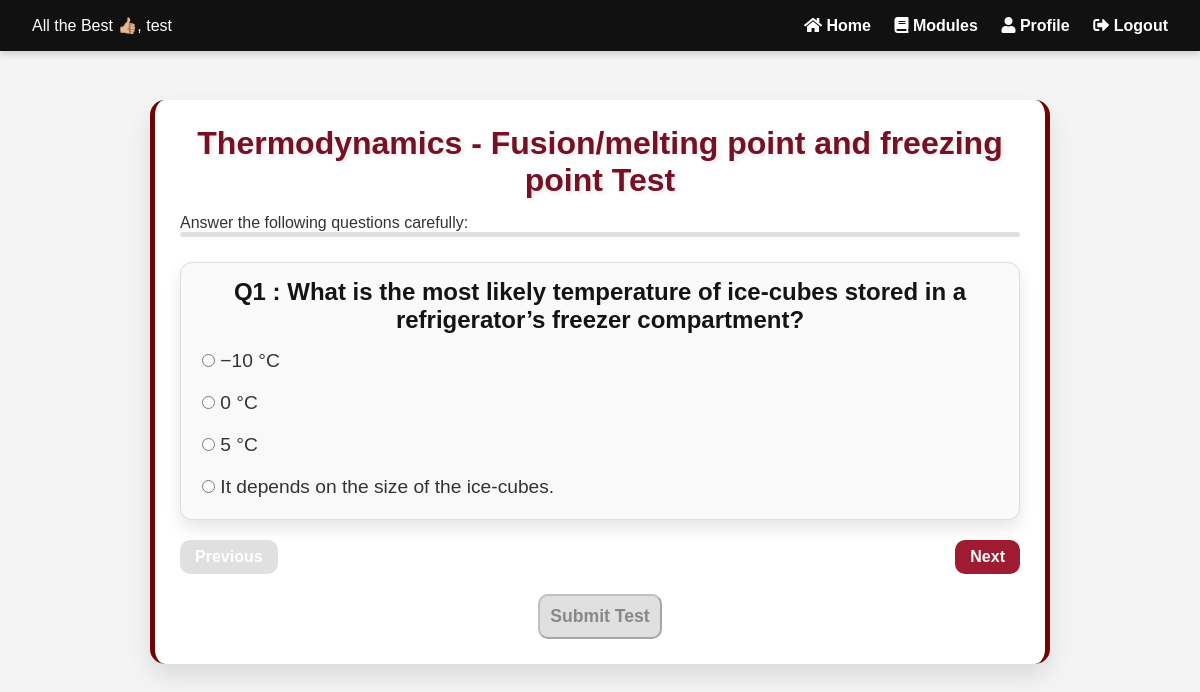
The page /test/1/1/ (signed in) on the database its author committed.
### my_app/models.py (models this page shows, shortened)
class Student(models.Model):
    student_id = models.AutoField(primary_key=True)
    user = models.OneToOneField(User, on_delete=models.CASCADE)
    uga_id = models.CharField(max_length=20, blank=True, null=True)
    first_name = models.CharField(max_length=30)
    last_name = models.CharField(max_length=30)
    class_level = models.CharField(max_length=50, choices=[
        ('5th Grade', '5th Grade'),
        ('6th Grade', '6th Grade'),
        ('7th Grade', '7th Grade'),
        ('8th Grade', '8th Grade'),
        ('9th Grade', '9th Grade'),
        ('10th Grade', '10th Grade'),
        ('11th Grade', '11th Grade'),
        ('12th Grade', '12th Grade'),
        ('College Undergraduate', 'College Undergraduate'),
        ('Other', 'Other'),
    ])
    date_joined = models.DateTimeField(auto_now_add=True)
    GENDER_CHOICES = [
        ('female', 'Female'),
        ('male', 'Male'),
        ('non_binary', 'Non Binary'),
        ('prefer_not_to_answer', 'Prefer Not to Answer')
    ]
    gender = models.CharField(max_length=20, choices=GENDER_CHOICES, blank=True, null=True)
    ENGLISH_FIRST_LANGUAGE_CHOICES = [
        ('Yes', 'Yes'),
        ('No', 'No')
    ]
    is_english_first_language = models.CharField(max_length=3, choices=ENGLISH_FIRST_LANGUAGE_CHOICES, blank=True,
                                                 null=True)
    SCIENCE_EXPERIENCE_CHOICES = [
        ('A_grades', 'Science is one of my best subjects and I usually make A\'s in that class.'),
        ('ok_grades', 'Science is OK, my grades are alright, but it is not my favorite subject.'),
        ('find_difficult',
         'I find science very difficult, I do the best I can, but would like to earn better grades than I do.')
    ]
    science_experience = models.CharField(max_length=100, choices=SCIENCE_EXPERIENCE_CHOICES, blank=True, null=True)
    RACE_CHOICES = [
        ('white', 'White'),
        ('hispanic', 'Hispanic, Latino, or Spanish origin'),
        ('black', 'Black or African American'),
        ('asian', 'Asian'),
        ('american_indian', 'American Indian or Alaska Native'),
        ('middle_eastern', 'Middle Eastern or North African'),
        ('native_hawaiian', 'Native Hawaiian or Other Pacific Islander'),
        ('other_race', 'Some other race, ethnicity, or origin'),
        ('prefer_not_to_answer', 'Prefer not to answer')
    ]
    race = models.ManyToManyField('Race', blank=True)

class Topic(models.Model):
    topic_id = models.AutoField(primary_key=True)
    topic_name = models.CharField(max_length=30)
    topic_order = models.IntegerField()

class Subtopic(models.Model):
    topic = models.ForeignKey(Topic, related_name="subtopics", on_delete=models.CASCADE)
    subtopic_id = models.AutoField(primary_key=True)
    subtopic_name = models.CharField(max_length=255)
    subtopic_order_number = models.IntegerField()

class Question(models.Model):
    question_id = models.AutoField(primary_key=True)
    question_text = models.TextField()
    topic = models.ForeignKey(Topic, related_name="questions", on_delete=models.CASCADE)
    subtopic = models.ForeignKey(Subtopic, related_name="questions", on_delete=models.CASCADE)
    assigned_at = models.IntegerField(choices=[(0, 'Before Assignment'), (1, 'After Assignment')], default=0)
    difficulty_level = models.CharField(max_length=15, choices=[
        ('Beginner', 'Beginner'),
        ('Intermediate', 'Intermediate'),
        ('Advanced', 'Advanced'),
    ])

class Option(models.Model):
    option_id = models.AutoField(primary_key=True)
    question = models.ForeignKey(Question, on_delete=models.CASCADE, related_name="options")
    option_text = models.CharField(max_length=255)
    is_correct = models.BooleanField(default=False)

### my_app/views.py (the view)
# urls.py: path('test/<int:topic_id>/<int:subtopic_id>/', test_view, name='test'),
@login_required
def test_view(request, topic_id, subtopic_id):
    student = get_object_or_404(Student, user=request.user)
    topic = get_object_or_404(Topic, topic_id=topic_id)
    subtopic = get_object_or_404(Subtopic, subtopic_id=subtopic_id, topic=topic)
    module = VideoModule.objects.filter(topic=topic).first()
    if not module:
        return HttpResponse("No associated module found for this topic.", status=400)
    student_progress = Progress.objects.filter(
        student=student,
        current_subtopic=subtopic
    ).first()
    if not student_progress:
        return HttpResponse("Progress record not found. Ensure progress is created in the module view.", status=400)
    load_video_link = not student_progress.video_watched
    if student_progress.video_watched and student_progress.score_before is not None:
        assigned_value = 1
    else:
        assigned_value = 0
    print("Assigned Value - ", assigned_value)
    questions = Question.objects.filter(topic=topic, subtopic=subtopic, assigned_at=assigned_value)
    context = {
        'topic': topic,
        'subtopic': subtopic,
        'questions': questions,
        'username': request.user.student.first_name,
        'assigned_video': student_progress.video_watched,
        'load_video_link': load_video_link,  # Include this flag in the context
    }
    return render(request, 'my_app/test.html', context)

### my_app/Templates/my_app/test.html (shortened to what this page needs)
{% load static %}
<!DOCTYPE html>
<html lang="en">
<head>
    <link rel="stylesheet" href="{% static 'CSS/test.css' %}?v=2">
    <link rel="stylesheet" href="https://cdnjs.cloudflare.com/ajax/libs/font-awesome/5.15.4/css/all.min.css">
</head>
<body>
<nav class="navbar">
    <div class="left">
        <span class="welcome-text">All the Best 👍🏼, {{ username }}</span>
    </div>
    <div class="right">
        <a href="{% url 'home' %}" class="nav-link"><i class="fas fa-home"></i> Home</a>
        <a href="{% url 'modules' %}" class="nav-link"><i class="fas fa-book"></i> Modules</a>
        <a href="{% url 'profile_update' %}" class="nav-link"><i class="fas fa-user"></i> Profile</a>
        <a href="{% url 'logout' %}" class="nav-link"><i class="fas fa-sign-out-alt"></i> Logout</a>
    </div>
</nav>
<div class="test-container">
    <h1>{{ topic.topic_name }} - {{ subtopic.subtopic_name }} Test</h1>
    <p>Answer the following questions carefully:</p>
    <div class="progress-bar">
    </div>
    <form method="POST" action="{% url 'submit_test' topic_id=topic.topic_id subtopic_id=subtopic.subtopic_id %}">
        <div class="questions-container">
            {% for question in questions %}
            <div class="question-card">
                <center><p class="question-text"><strong>Q{{ forloop.counter }} : {{ question.question_text }}</strong></p></center>
                <div class="options">
                    {% for option in question.options.all %}
                    <label class="option">
                        <input type="radio" name="question_{{ question.pk }}" value="{{ option.pk }}">
                        {{ option.option_text }}
                    </label>
                    {% endfor %}
                </div>
            </div>
            {% endfor %}
        </div>
        <div class="nav-buttons">
            <button type="button" id="prev-btn" class="nav-btn">Previous</button>
            <button type="button" id="next-btn" class="nav-btn">Next</button>
        </div>
       <center> <button type="submit" class="submit-btn">Submit Test</button></center>
    </form>
</div>
</body>
</html>

### my_app/Static/CSS/test.css (style rules this page uses)
* { margin: 0; padding: 0; box-sizing: border-box; }
body { font-family: 'Arial', sans-serif; background-color: #f4f4f4; color: #333; height: 100vh; display: flex; flex-direction: column; justify-content: flex-start; align-items: center; overflow-x: hidden; }
.navbar { position: fixed; top: 0; width: 100%; background-color: #111; color: #fff; display: flex; justify-content: space-between; align-items: center; padding: 1rem 2rem; box-shadow: 0 2px 8px rgba(0,0,0,0.2); z-index: 1000; }
.navbar .left .welcome-text { font-size: 1rem; font-weight: 500; }
.navbar .right a { color: #fff; text-decoration: none; margin-left: 1.2rem; font-weight: bold; transition: 0.3s; }
.test-container { margin-top: 100px; width: 75%; padding: 25px; background-color: white; border-radius: 15px; box-shadow: 0 12px 24px rgba(0, 0, 0, 0.1); border-left: 5px solid #700505; border-right: 5px solid #700505; transition: transform 0.3s ease, box-shadow 0.3s ease; overflow-y: auto; min-height: 70vh; }
.test-container h1 { font-size: 2.0rem; color: #751124; font-weight: bold; margin-bottom: 15px; text-align: center; text-shadow: 2px 2px 4px rgba(0, 0, 0, 0.1); }
.progress-bar { width: 100%; height: 5px; background-color: #e0e0e0; border-radius: 5px; margin-bottom: 25px; }
.question-card { display: none; background-color: #fafafa; border: 1px solid #ddd; border-radius: 12px; padding: 15px; margin-bottom: 15px; box-shadow: 0 8px 16px rgba(0, 0, 0, 0.1); transition: transform 0.3s ease, box-shadow 0.3s ease; }
.question-text { font-size: 1.5rem; color: #151414; font-weight: bold; margin-bottom: 10px; }
.options { display: flex; flex-direction: column; gap: 8px; }
.option { font-size: 1.2rem; color: #333; padding: 6px; cursor: pointer; border-radius: 8px; background-color: #f9f9f9; transition: all 0.3s ease; }
.nav-buttons { display: flex; justify-content: space-between; margin-top: 20px; }
.nav-btn { background-color: #9e1b32; color: white; border: none; padding: 8px 15px; border-radius: 10px; cursor: pointer; font-weight: bold; font-size: 1rem; transition: background-color 0.3s ease, transform 0.3s ease; }
.nav-btn:disabled { background-color: #e0e0e0; cursor: not-allowed; }
.submit-btn { margin-top: 20px; background-color: #9e1b32; color: white; padding: 10px; border-radius: 10px; cursor: pointer; font-weight: bold; font-size: 1.1rem; transition: background-color 0.3s ease; }
.submit-btn:disabled { background-color: #e0e0e0; color: #888; cursor: not-allowed; transform: none; }
.question-card, .nav-btn, .submit-btn { animation: fadeIn 1s ease-out; }

### rows shown on the page
Student: first_name "test"
Topic: topic_name "Thermodynamics"
Subtopic: subtopic_name "Fusion/melting point and freezing point"
Question: question_text "What is the most likely temperature of ice-cubes stored in a refrigerator’s freezer compartment?"
Option: option_text "−10 °C"
Option: option_text "0 °C"
Option: option_text "5 °C"
Option: option_text "It depends on the size of the ice-cubes."
